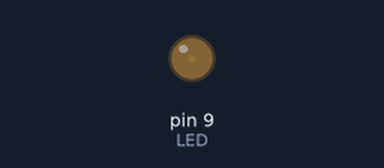
Bench run of a sketch on a simulated Arduino Uno, built with avr-gcc and run on an emulated ATmega328P. Parts: output pins drawn as LEDs (lit = HIGH).

Above: at 0.05 s.
At 1.25 s:
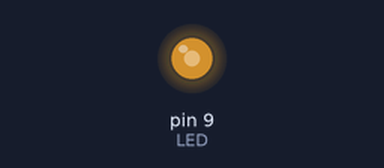
At 1.85 s:
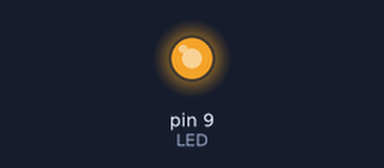
At 3.65 s:
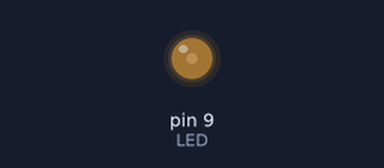
Timing chart, 0 to 5.3 s (numbered marks = the images above):
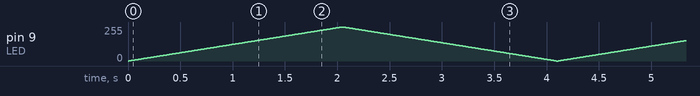

The sketch:

p016-fade.ino
```cpp
// Project 16: Fade
// An LED brightens smoothly, then dims smoothly, forever.
// The LED must be on a PWM pin (marked ~ on the board).

const int LED = 9;
const int STEP_TIME = 8;      // ms spent at each level

void setup() {
  pinMode(LED, OUTPUT);
}

void loop() {
  // Ramp up: 0 is off, 255 is full brightness.
  for (int level = 0; level <= 255; level++) {
    analogWrite(LED, level);
    delay(STEP_TIME);
  }

  // Ramp down.
  for (int level = 255; level >= 0; level--) {
    analogWrite(LED, level);
    delay(STEP_TIME);
  }
}
```
